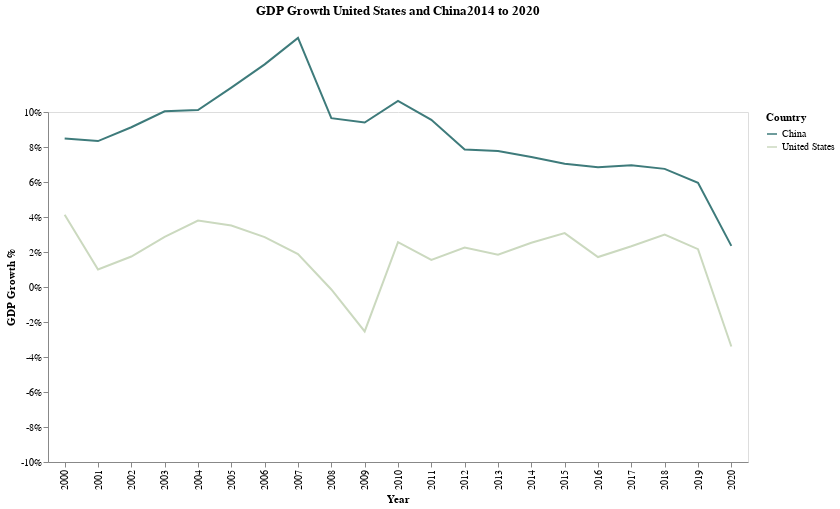

Notebook code cell kept with this figure:
### Code cell
my_altair.get_time_series_gdp_compare_chart("United States","China")
